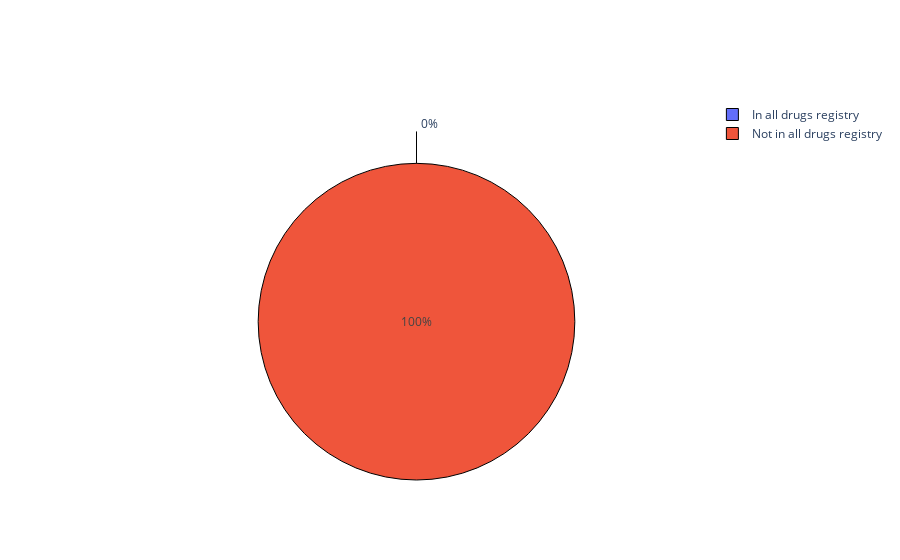

Notebook cell for this chart:
### Markdown cell above
## 1. How many ODs can be identified by EU # in the all drugs registry

### Code cell
import plotly.colors
import plotly.graph_objects as go

# Get all EU # in all drug registry
eu_numbers_all_drugs = data_all_drugs['EU #'].unique()

# Get all EU # in OD drug registry
eu_numbers_od_drugs = data_od['EU #'].unique()

# Check whether OD drug number can be found
is_found = np.zeros(shape=len(eu_numbers_od_drugs), dtype=bool)
for idx, number in enumerate(eu_numbers_od_drugs):
    if number in eu_numbers_all_drugs:
        is_found[idx] = True

# Create dataframe
matched_data = pd.DataFrame(columns=['EU #', 'Match status'])
matched_data = matched_data.append(pd.DataFrame({
    'EU #': eu_numbers_od_drugs[is_found],
    'Match status': 'In all drugs registry'}))
matched_data = matched_data.append(pd.DataFrame({
    'EU #': eu_numbers_od_drugs[~is_found],
    'Match status': 'Not in all drugs registry'}))

# Create figure
fig = go.Figure()
colours = plotly.colors.qualitative.Plotly

n_in_all_drugs = len(
    matched_data[matched_data['Match status'] == 'In all drugs registry'])
n_not_in_all_drugs = len(
    matched_data[matched_data['Match status'] == 'Not in all drugs registry'])

fig.add_trace(go.Pie(
    labels=['In all drugs registry', 'Not in all drugs registry'],
    values=[n_in_all_drugs, n_not_in_all_drugs],
    sort=False,
    pull=[0, 0.2],
    marker=dict(
        colors=colours[:2], 
        line=dict(color='#000000', width=1))))
fig.show()

### Figure 1 — Plotly figure (JSON) as saved in the notebook; plotly's stock layout.template omitted (floating-point values rounded to 4 significant figures)
{"data": [{"labels": ["In all drugs registry", "Not in all drugs registry"], "marker": {"colors": ["#636EFA", "#EF553B"], "line": {"color": "#000000", "width": 1}}, "pull": [0, 0.2], "sort": false, "type": "pie", "values": [0, 1629]}], "layout": {}}
